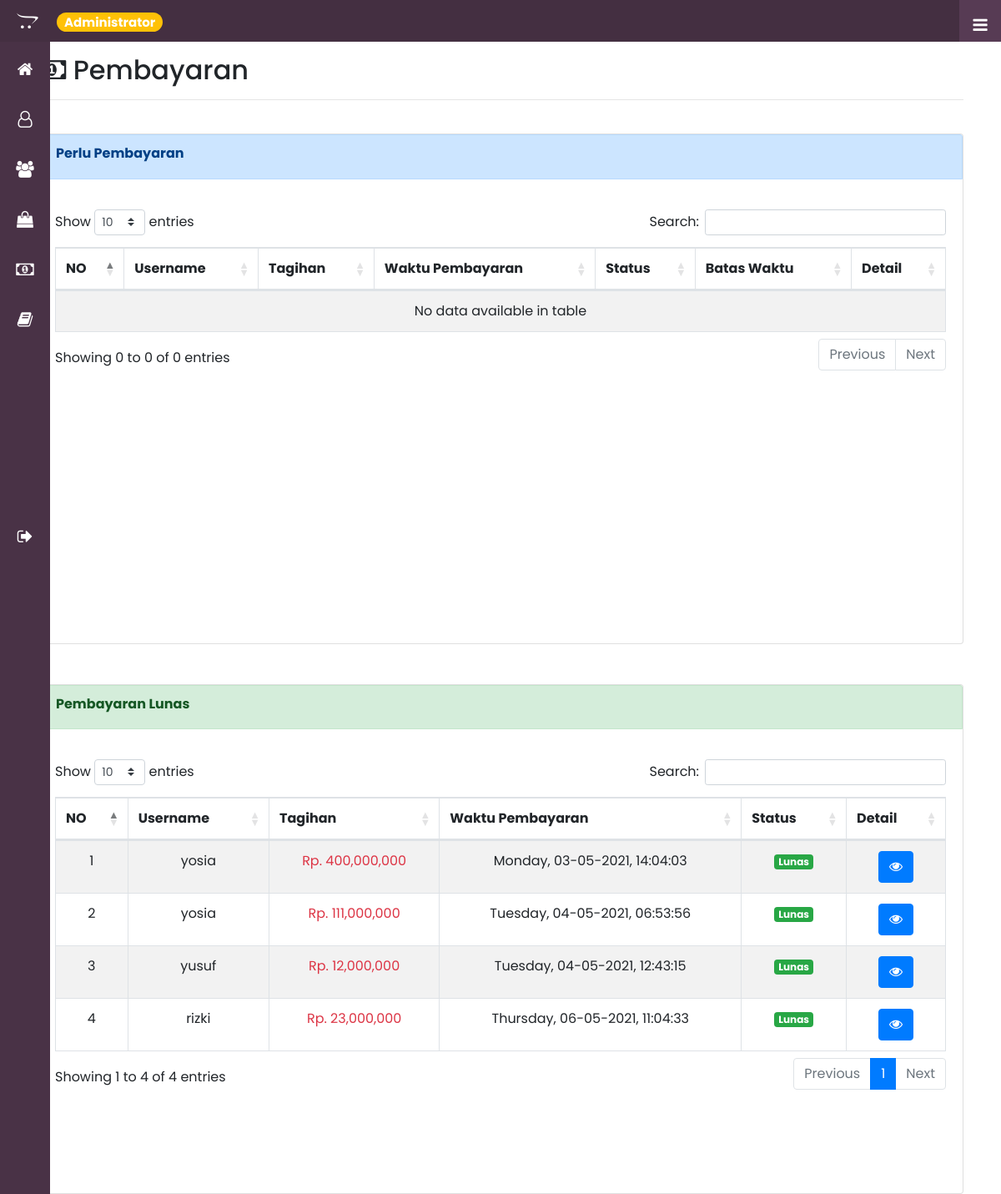
Page /index.php/c_pembayaran on the committed database.
### tables this page shows
CREATE TABLE `tb_pembayaran` (
  `id_bayar` int(11) NOT NULL AUTO_INCREMENT,
  `id_lelang` int(11) DEFAULT NULL,
  `id_barang` int(11) DEFAULT NULL,
  `status_bayar` enum('belum','sudah') DEFAULT NULL,
  `va` varchar(255) DEFAULT NULL,
  `rekening` varchar(255) DEFAULT NULL,
  `waktu_bayar` datetime DEFAULT NULL ON UPDATE CURRENT_TIMESTAMP,
  `id_user` int(11) DEFAULT NULL,
  `jumlah_bayar` varchar(255) DEFAULT NULL,
  `batas_bayar` datetime DEFAULT NULL ON UPDATE CURRENT_TIMESTAMP,
  PRIMARY KEY (`id_bayar`)
);

CREATE TABLE `tb_masyarakat` (
  `id_user` int(11) NOT NULL AUTO_INCREMENT,
  `nama_lengkap` varchar(255) DEFAULT NULL,
  `username` varchar(255) DEFAULT NULL,
  `password` varchar(255) DEFAULT NULL,
  `v_password` varchar(255) DEFAULT NULL,
  `telp` varchar(255) DEFAULT NULL,
  `email` varchar(255) DEFAULT NULL,
  `alamat` text,
  `tpt_lahir` varchar(255) DEFAULT NULL,
  `tgl` date DEFAULT NULL,
  `wajah` blob,
  `ktp` blob,
  `nik` varchar(255) DEFAULT NULL,
  `gender` varchar(255) DEFAULT NULL,
  `verif` int(3) DEFAULT NULL,
  `alasan` text,
  `active` int(11) DEFAULT NULL,
  PRIMARY KEY (`id_user`)
);

CREATE TABLE `tb_lelang` (
  `id_lelang` int(11) NOT NULL AUTO_INCREMENT,
  `id_barang` int(11) DEFAULT NULL,
  `id_user` int(11) DEFAULT NULL,
  `tgl_lelang` date DEFAULT NULL,
  `id_petugas` int(11) DEFAULT NULL,
  `batas` datetime DEFAULT NULL ON UPDATE CURRENT_TIMESTAMP,
  `status` enum('dibuka','ditutup') DEFAULT NULL,
  `harga_akhir` varchar(255) DEFAULT NULL,
  `waktu_menang` datetime DEFAULT NULL ON UPDATE CURRENT_TIMESTAMP,
  PRIMARY KEY (`id_lelang`)
);

### application/controllers/C_pembayaran.php (called while the page is built, shortened)
<?php
class C_pembayaran extends CI_Controller
{
    public function __construct()
    {
        $this->load->helper('url');
        $this->load->helper('form');
        $this->load->Model('M_pembayaran');
    }
    public function index()
    {
        $data['title'] = "Pembayaran";
        $sekarang = date('Y-m-d H:i:s');
        $jam = $this->M_pembayaran->get_ambil($sekarang);
        $data['waktu'] = $jam['jam'];
        $data['bayar'] = $this->M_pembayaran->get_bayar();
        $data['lunas'] = $this->M_pembayaran->get_lunas();
        $this->load->view('template_admin/header', $data);
        $this->load->view('template_admin/sidebar', $data);
        $this->load->view('admin/V_pembayaran', $data);
        $this->load->view('template_admin/footer');
    }
}

### index.php (called while the page is built, shortened)
<?php
require_once BASEPATH.'core/CodeIgniter.php';

### application/models/M_pembayaran.php (called while the page is built, shortened)
<?php
class M_pembayaran extends CI_Model
{
    public function get_lunas()
    {
        $sql = "SELECT * FROM tb_pembayaran JOIN tb_lelang ON tb_pembayaran.id_lelang=tb_lelang.id_lelang JOIN tb_barang ON tb_pembayaran.id_barang=tb_barang.id_barang JOIN tb_masyarakat ON tb_pembayaran.id_user=tb_masyarakat.id_user WHERE tb_pembayaran.status_bayar='sudah'";
        return $this->db->query($sql)->result();
    }
}

### application/views/admin/V_pembayaran.php (the view, shortened to what this page needs)
<div class="konten">
    <div class="container">
        <h2> <i class="fa fa-money"></i> Pembayaran</h2>
        <hr><br>
        <div class="card">
            <div class="card-header alert alert-primary">
                <h6><b>Perlu Pembayaran</b></h6>
            </div>
            <div class="card-body">
                <div class="table-responsive">
                    <div class="tb-pelelang">
                        <table class="table table-bordered table-striped text-center" id="p_bayar">
                            <thead>
                                <tr>
                                    <th>NO</th>
                                    <th>Username</th>
                                    <th>Tagihan</th>
                                    <th>Waktu Pembayaran</th>
                                    <th>Status</th>
                                    <th>Batas Waktu</th>
                                    <th>Detail</th>
                                </tr>
                            </thead>
                            <tbody>
                            </tbody>
                        </table>
                    </div>
                </div>
            </div>
        </div>
        <div class="card mt-5">
            <div class="card-header alert alert-success">
                <h6><b>Pembayaran Lunas</b></h6>
            </div>
            <div class="card-body">
                <div class="table-responsive">
                    <div class="tb-pelelang">
                        <table class="table table-bordered table-striped text-center" id="lunas">
                            <thead>
                                <tr>
                                    <th>NO</th>
                                    <th>Username</th>
                                    <th>Tagihan</th>
                                    <th>Waktu Pembayaran</th>
                                    <th>Status</th>
                                    <th>Detail</th>
                                </tr>
                            </thead>
                            <tbody>
                                <?php
                                $no = 1;
                                foreach ($lunas as $byr) :
                                ?>
                                    <tr>
                                        <td><?= $no++; ?></td>
                                        <td><?= $byr->username; ?></td>
                                        <td class="text-danger">Rp. <?= number_format($byr->harga_akhir); ?></td>
                                        <td><?= date('l, d-m-Y, H:i:s', strtotime($byr->waktu_bayar)); ?></td>
                                        <td>
                                            <?php if ($byr->status_bayar == 'belum') { ?>
                                                <p class="badge badge-danger">Belum</p>
                                            <?php } else { ?>
                                                <p class="badge badge-success">Lunas</p>
                                            <?php } ?>
                                        </td>
                                        <td>
                                            <button class="btn btn-primary" data-toggle="modal" data-target="#detail<?= $byr->id_bayar; ?>">
                                                <i class="fa fa-eye"></i>
                                            </button>
                                        </td>
                                    </tr>
                                <?php endforeach; ?>
                            </tbody>
                        </table>
                    </div>
                </div>
            </div>
        </div>
    </div>
</div>

### application/views/template_admin/header.php (shortened to what this page needs)
<!DOCTYPE html>
<html lang="en">
<head>
    <link rel="stylesheet" href="<?= base_url(); ?>assets/vendor/font-awesome-4.7.0/css/font-awesome.min.css">
    <link rel="stylesheet" href="<?= base_url(); ?>assets/vendor/bootstrap/css/bootstrap.min.css" />
    <link rel="stylesheet" href="<?= base_url(); ?>assets/css/style.css">
    <link rel="stylesheet" href="<?= base_url(); ?>assets/vendor/sweetalert/sweetalert.css">
    <link rel="stylesheet" href="https://cdnjs.cloudflare.com/ajax/libs/twitter-bootstrap/4.5.2/css/bootstrap.css">
    <link rel="stylesheet" href="https://cdn.datatables.net/1.10.24/css/dataTables.bootstrap4.min.css">
</head>

### application/views/template_admin/sidebar.php (shortened to what this page needs)
<body class="index">
    <div class="row">
        <div class="col-md-2">
            <div class="navigation">
                <nav>
                    <ul>
                        <li>
                            <a href="<?= base_url('admin/C_dashboard'); ?>">
                                <span class="icon"><i class="fa fa-home" aria-hidden="true"></i></span>
                            </a>
                        </li>
                        <li>
                            <a href="<?= base_url('admin/C_petugas'); ?>">
                                <span class="icon"><i class="fa fa-user-o" aria-hidden="true"></i></span>
                            </a>
                        </li>
                        <li>
                            <a href="<?= base_url('admin/C_pelanggan'); ?>">
                                <span class="icon"><i class="fa fa-users" aria-hidden="true"></i></span>
                            </a>
                        </li>
                        <li>
                            <a href="<?= base_url('admin/C_barang'); ?>">
                                <span class="icon"><i class="fa fa-shopping-bag" aria-hidden="true"></i></span>
                            </a>
                        </li>
                        <li>
                            <a href="<?= base_url('C_pembayaran/index'); ?>">
                                <span class="icon"><i class="fa fa-money" aria-hidden="true"></i></span>
                            </a>
                        </li>
                        <li>
                            <a href="<?= base_url('C_laporan/index'); ?>">
                                <span class="icon"><i class="fa fa-book" aria-hidden="true"></i></span>
                            </a>
                        </li>
                        <li class="logout">
                            <a href="<?= base_url('auth_petugas/logout'); ?>">
                                <span class="icon"><i class="fa fa-sign-out"></i></span>
                            </a>
                        </li>
                    </ul>
                </nav>
            </div>
        </div>
        <div class="col-md-12">
            <div class="user fixed-top">
                <ul>
                    <li>
                        <span class="utama"><i class="fa fa-opencart"></i></span>
                        <span class="judul"><?= $this->session->userdata('username'); ?>
                            <p class="badge badge-pill badge-warning text-white ml-2">Administrator</p>
                        </span>
                        <div class="toggle" onclick="toggleMenu()"></div>
                    </li>
                </ul>
            </div>
        </div>
    </div>

### application/views/template_admin/footer.php (shortened to what this page needs)
</body>
</html>

### assets/css/style.css (style rules this page uses)
* { margin: 0; padding: 0; box-sizing: border-box; font-family: 'Poppins', sans-serif; scroll-behavior: smooth; }
.index { min-height: 100vh; background: #ffffff; }
.navigation { position: fixed; width: 60px; height: 100%; background: #493246; transition: 0.5s; overflow: hidden; z-index: 9999; margin-top: 50px; }
.navigation ul { position: absolute; top: 0; left: 0; width: 100%; margin-top: 5px; }
.navigation ul li { position: relative; width: 100%; list-style: none; }
.navigation ul li a { position: relative; display: block; width: 100%; display: flex; text-decoration: none; color: #fff; }
.navigation ul li a .icon { position: relative; display: block; min-width: 60px; height: 60px; line-height: 60px; text-align: center; }
.navigation ul li a .icon .fa { font-size: 20px; }
.toggle { position: absolute; top: 0; right: 0; width: 50px; height: 50px; background: #573b54; cursor: pointer; }
.toggle:before { content: "\f0c9"; font-family: fontAwesome; position: absolute; width: 100%; height: 100%; line-height: 60px; text-align: center; justify-content: center; font-size: 20px; color: #fff; }
.user { background-color: #442f41; height: 50px; left: 60; transition: .5s; }
.utama { padding-top: 20px; text-align: center; color: #fff; margin-left: 20px; line-height: 50px; width: 30px; font-size: 20px; }
.judul { font-size: 20px; font-family: 'Roboto', sans-serif; margin-left: 10px; color: white; }
.logout { margin-top: 200px !important; }
.konten { transition: .5s; padding-top: 65px; }
.tb-pelelang { height: 500px; overflow-y: auto; }
@media (min-width:992px) { .logout { margin-top: 200px !important; } }

### rows in the picture
tb_pembayaran: id_user.username "yosia", id_lelang.harga_akhir "400,000,000", waktu_bayar "Monday, 03-05-2021, 14:04:03", status_bayar "Lunas"
tb_pembayaran: id_user.username "yosia", id_lelang.harga_akhir "111,000,000", waktu_bayar "Tuesday, 04-05-2021, 06:53:56", status_bayar "Lunas"
tb_pembayaran: id_user.username "yusuf", id_lelang.harga_akhir "12,000,000", waktu_bayar "Tuesday, 04-05-2021, 12:43:15", status_bayar "Lunas"
tb_pembayaran: id_user.username "rizki", id_lelang.harga_akhir "23,000,000", waktu_bayar "Thursday, 06-05-2021, 11:04:33", status_bayar "Lunas"
